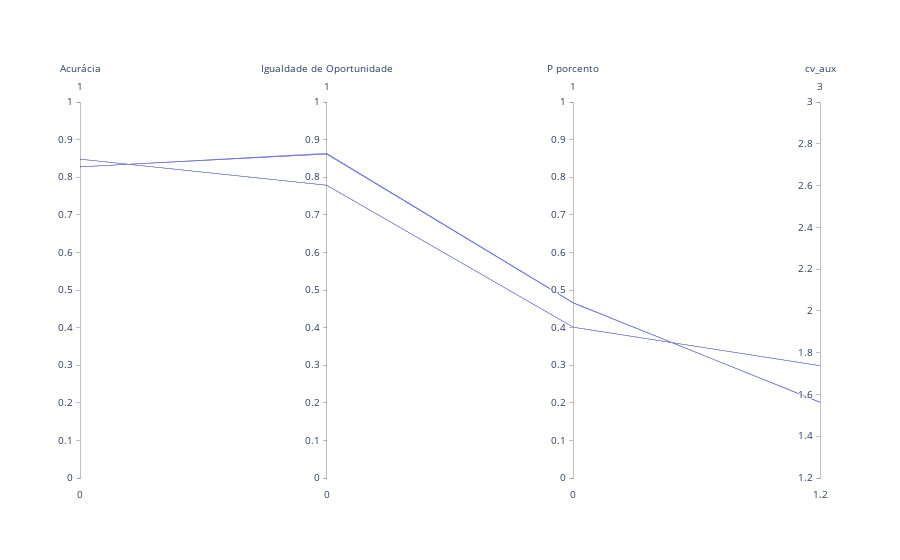

Here is the notebook cell this chart was saved with:
### Code cell
fig = go.Figure(data=
    go.Parcoords(
        line = dict(),
        dimensions = list([
            dict(range = [0,1],
                label = 'Acurácia', values = metrics_adult_eqo['Acurácia']),
            dict(range = [0,1],
                label = 'Igualdade de Oportunidade', values = metrics_adult_eqo['Igualdade de Oportunidade']),
            dict(range = [0,1],
                label = 'P porcento', values = metrics_adult_eqo['P porcento']),
            dict(range = [1.2,3],
                label = 'cv_aux', values = metrics_adult_eqo['cv_aux']),
        ])
    )
)

fig.update_layout(
    plot_bgcolor = 'white',
    paper_bgcolor = 'white'
)

fig.show()

### Figure 1 — Plotly figure (JSON) as saved in the notebook; plotly's stock layout.template omitted (floating-point values rounded to 4 significant figures; data arrays with more than 128 entries replaced by an {"elided": "..."} marker saying what was removed)
{"data": [{"dimensions": [{"label": "Acurácia", "range": [0, 1], "values": {"elided": "140 float values"}}, {"label": "Igualdade de Oportunidade", "range": [0, 1], "values": {"elided": "140 float values"}}, {"label": "P porcento", "range": [0, 1], "values": {"elided": "140 float values"}}, {"label": "cv_aux", "range": [1.2, 3], "values": {"elided": "140 float values"}}], "type": "parcoords"}], "layout": {"paper_bgcolor": "white", "plot_bgcolor": "white"}}
